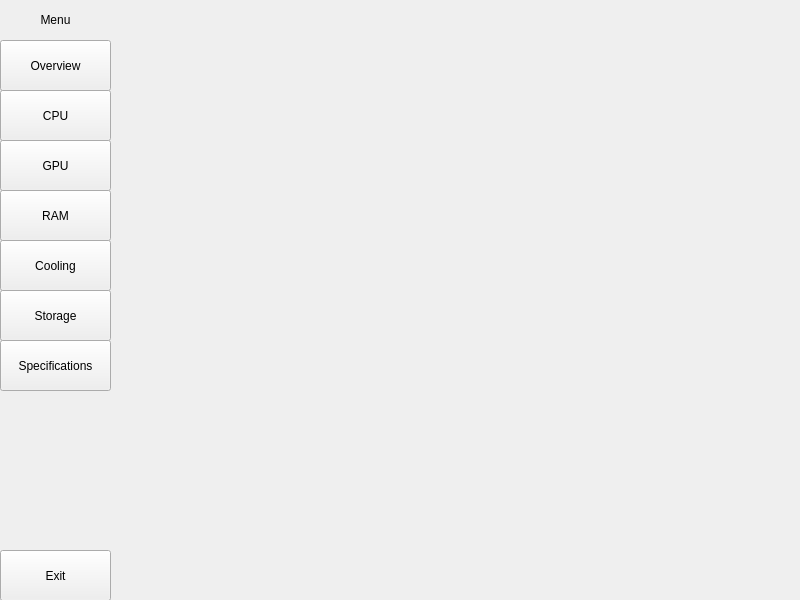
<?xml version="1.0" encoding="UTF-8"?>
<ui version="4.0">
 <class>App</class>
 <widget class="QWidget" name="App">
  <property name="geometry">
   <rect>
    <x>0</x>
    <y>0</y>
    <width>800</width>
    <height>600</height>
   </rect>
  </property>
  <property name="windowTitle">
   <string>App</string>
  </property>
  <widget class="QWidget" name="menu" native="true">
   <property name="geometry">
    <rect>
     <x>0</x>
     <y>0</y>
     <width>111</width>
     <height>601</height>
    </rect>
   </property>
   <widget class="QLabel" name="menuLabel">
    <property name="geometry">
     <rect>
      <x>0</x>
      <y>10</y>
      <width>111</width>
      <height>20</height>
     </rect>
    </property>
    <property name="text">
     <string>Menu</string>
    </property>
    <property name="alignment">
     <set>Qt::AlignmentFlag::AlignCenter</set>
    </property>
   </widget>
   <widget class="QPushButton" name="overviewButton">
    <property name="geometry">
     <rect>
      <x>0</x>
      <y>40</y>
      <width>111</width>
      <height>51</height>
     </rect>
    </property>
    <property name="text">
     <string>Overview</string>
    </property>
   </widget>
   <widget class="QPushButton" name="cpuButton">
    <property name="geometry">
     <rect>
      <x>0</x>
      <y>90</y>
      <width>111</width>
      <height>51</height>
     </rect>
    </property>
    <property name="text">
     <string>CPU</string>
    </property>
   </widget>
   <widget class="QPushButton" name="gpuButton">
    <property name="geometry">
     <rect>
      <x>0</x>
      <y>140</y>
      <width>111</width>
      <height>51</height>
     </rect>
    </property>
    <property name="text">
     <string>GPU</string>
    </property>
   </widget>
   <widget class="QPushButton" name="ramButton">
    <property name="geometry">
     <rect>
      <x>0</x>
      <y>190</y>
      <width>111</width>
      <height>51</height>
     </rect>
    </property>
    <property name="text">
     <string>RAM</string>
    </property>
   </widget>
   <widget class="QPushButton" name="coolingButton">
    <property name="geometry">
     <rect>
      <x>0</x>
      <y>240</y>
      <width>111</width>
      <height>51</height>
     </rect>
    </property>
    <property name="text">
     <string>Cooling</string>
    </property>
   </widget>
   <widget class="QPushButton" name="storageButton">
    <property name="geometry">
     <rect>
      <x>0</x>
      <y>290</y>
      <width>111</width>
      <height>51</height>
     </rect>
    </property>
    <property name="text">
     <string>Storage</string>
    </property>
   </widget>
   <widget class="QPushButton" name="specButton">
    <property name="geometry">
     <rect>
      <x>0</x>
      <y>340</y>
      <width>111</width>
      <height>51</height>
     </rect>
    </property>
    <property name="text">
     <string>Specifications</string>
    </property>
   </widget>
   <widget class="QPushButton" name="exitButton">
    <property name="geometry">
     <rect>
      <x>0</x>
      <y>550</y>
      <width>111</width>
      <height>51</height>
     </rect>
    </property>
    <property name="text">
     <string>Exit</string>
    </property>
   </widget>
  </widget>
  <widget class="QWidget" name="display" native="true">
   <property name="geometry">
    <rect>
     <x>110</x>
     <y>0</y>
     <width>691</width>
     <height>601</height>
    </rect>
   </property>
  </widget>
 </widget>
 <resources/>
 <connections/>
</ui>
